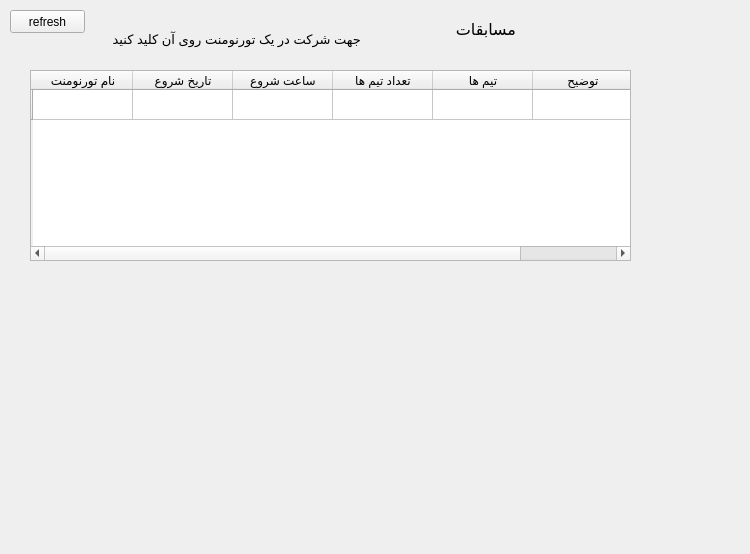
<?xml version="1.0" encoding="UTF-8"?>
<ui version="4.0">
 <class>boxing_participant</class>
 <widget class="QWidget" name="boxing_participant">
  <property name="geometry">
   <rect>
    <x>0</x>
    <y>0</y>
    <width>750</width>
    <height>554</height>
   </rect>
  </property>
  <property name="windowTitle">
   <string>Form</string>
  </property>
  <widget class="QLabel" name="tournoments">
   <property name="geometry">
    <rect>
     <x>292</x>
     <y>20</y>
     <width>224</width>
     <height>19</height>
    </rect>
   </property>
   <property name="font">
    <font>
     <family>Tahoma</family>
     <pointsize>12</pointsize>
    </font>
   </property>
   <property name="text">
    <string>مسابقات</string>
   </property>
  </widget>
  <widget class="QLabel" name="tour_info">
   <property name="geometry">
    <rect>
     <x>92</x>
     <y>30</y>
     <width>269</width>
     <height>19</height>
    </rect>
   </property>
   <property name="font">
    <font>
     <pointsize>10</pointsize>
    </font>
   </property>
   <property name="text">
    <string>جهت شرکت در یک تورنومنت روی آن کلید کنید</string>
   </property>
  </widget>
  <widget class="QTableWidget" name="tournoments_info">
   <property name="enabled">
    <bool>true</bool>
   </property>
   <property name="geometry">
    <rect>
     <x>30</x>
     <y>70</y>
     <width>601</width>
     <height>191</height>
    </rect>
   </property>
   <property name="toolTip">
    <string/>
   </property>
   <row>
    <property name="text">
     <string/>
    </property>
   </row>
   <column>
    <property name="text">
     <string>نام تورنومنت</string>
    </property>
   </column>
   <column>
    <property name="text">
     <string>تاریخ شروع</string>
    </property>
   </column>
   <column>
    <property name="text">
     <string>ساعت شروع</string>
    </property>
   </column>
   <column>
    <property name="text">
     <string>تعداد تیم ها</string>
    </property>
   </column>
   <column>
    <property name="text">
     <string>تیم ها</string>
    </property>
   </column>
   <column>
    <property name="text">
     <string>توضیح</string>
    </property>
   </column>
  </widget>
  <widget class="QPushButton" name="refresh">
   <property name="geometry">
    <rect>
     <x>10</x>
     <y>10</y>
     <width>75</width>
     <height>23</height>
    </rect>
   </property>
   <property name="toolTip">
    <string>press &quot;F5&quot; to refresh</string>
   </property>
   <property name="text">
    <string>refresh</string>
   </property>
   <property name="shortcut">
    <string>F5</string>
   </property>
  </widget>
 </widget>
 <resources/>
 <connections/>
</ui>
